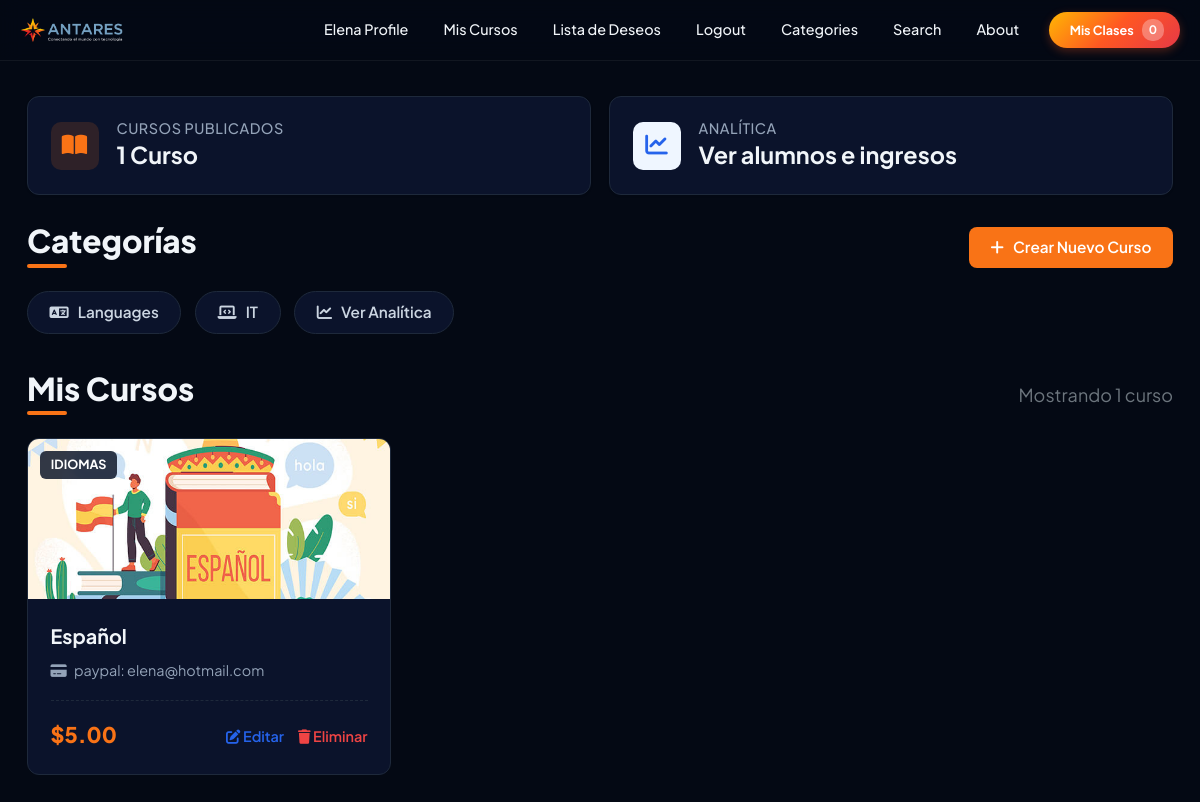
Screenshot of /my_products/ (signed in) with the database file from the repository.
### store/models.py (models this page shows, shortened)
class Product(models.Model):
    name = models.CharField(max_length=100)
    user = models.ForeignKey(User, on_delete=models.CASCADE)
    price = models.DecimalField(default=0, decimal_places=2, max_digits=6)
    category = models.ForeignKey(Category, on_delete=models.CASCADE, default=1)
    description = models.CharField(max_length=250, default='', blank=True, null=True)
    image = models.ImageField(upload_to='uploads/product')
    is_sale = models.BooleanField(default=False)
    sale_price = models.DecimalField(default=0, decimal_places=2, max_digits=6, null=True, blank=True)
    full_access_price = models.DecimalField(
        default=0, decimal_places=2, max_digits=6, null=True, blank=True,
        verbose_name="Precio de acceso a todas las clases de pago",
        help_text="Si lo dejas vacío, se usará el precio normal del curso"
    )
    pay_method = models.CharField(max_length=250, null=True)
    video = models.FileField(upload_to="video", null=True)
    created_day = models.DateTimeField(default=timezone.now)
    learning_points = models.TextField(
        blank=True, default='',
        verbose_name="Lo que aprenderás",
        help_text="Un punto por línea"
    )
    requirements = models.TextField(
        blank=True, default='',
        verbose_name="Requisitos previos",
        help_text="Un requisito por línea"
    )
    target_audience = models.TextField(
        blank=True, default='',
        verbose_name="Dirigido a",
        help_text="Un público por línea"
    )
    language = models.CharField(
        max_length=50, blank=True, default='Español',
        verbose_name="Idioma"
    )
    duration_minutes = models.PositiveIntegerField(
        default=0,
        verbose_name="Duración total (minutos)"
    )

class Category(models.Model):
    name = models.CharField(max_length=50)
    class Meta:
        verbose_name_plural = 'categories'

### store/views.py (the view, shortened to what this page needs)
# urls.py: path('my_products/', views.my_products, name='my_products'),
@login_required(login_url='login')
def my_products(request):
    queryset = Product.objects.filter(user=request.user).order_by('-created_day')
    delete = request.GET.get('delete', None)
    context = {
        "queryset": queryset,
    }
    return render(request, 'my_products.html', context)

### cart/cart.py (called while the page is built)
    def __len__(self):
        return len(self.cart)

### cart/context_processors.py (called while the page is built)
def cart(request):
    return {'cart': Cart(request)}

### store/templates/my_products.html (shortened to what this page needs)
{% extends 'base.html' %}
{% load static %}
{% block extra_css %}
<link href="{% static 'css/my_products.css' %}" rel="stylesheet">
{% endblock %}
{% block content %}
<div class="antares-dashboard">
    <div class="main-container">
        <div class="row g-3 mb-4">
            <div class="col-md-6">
                <div class="stats-card">
                    <div class="stats-icon"><i class="fa-solid fa-book-open"></i></div>
                    <div class="stats-info">
                        <h6>Cursos Publicados</h6>
                        <span>{{ queryset|length }} Curso{{ queryset|length|pluralize }}</span>
                    </div>
                </div>
            </div>
            <div class="col-md-6">
                <a href="{% url 'instructor_dashboard' %}" class="stats-card">
                    <div class="stats-icon" style="background:#eff6ff; color:var(--antares-blue);">
                        <i class="fa-solid fa-chart-line"></i>
                    </div>
                    <div class="stats-info">
                        <h6>Analítica</h6>
                        <span>Ver alumnos e ingresos</span>
                    </div>
                </a>
            </div>
        </div>
        <div class="d-flex justify-content-between align-items-center mb-3">
            <h4 class="section-title">Categorías</h4>
            <a href="{% url 'add_product' %}" class="btn-add-course">
                <i class="fa-solid fa-plus"></i> Crear Nuevo Curso
            </a>
        </div>
        <div class="category-pills">
            <a href="{% url 'category' 'Languages' %}" class="pill-btn"><i class="fa-solid fa-language"></i> Languages</a>
            <a href="{% url 'category' 'IT' %}" class="pill-btn"><i class="fa-solid fa-laptop-code"></i> IT</a>
            <a href="{% url 'instructor_dashboard' %}" class="pill-btn"><i class="fa-solid fa-chart-line"></i> Ver Analítica</a>
        </div>
        <div class="d-flex justify-content-between align-items-center mb-3 mt-4">
            <h4 class="section-title">Mis Cursos</h4>
            <span class="text-muted">Mostrando {{ queryset|length }} curso{{ queryset|length|pluralize }}</span>
        </div>
        <div class="courses-grid">
            {% for product in queryset|slice:"8" %}
            <div class="course-card">
                <div class="course-banner" style="background-image: url('{{ product.image.url }}');">
                    <span class="category-badge">{{ product.category.name }}</span>
                </div>
                <div class="course-body">
                    <a href="{% url 'product' product.id %}" class="course-title">{{ product.name }}</a>
                    <div class="course-meta">
                        <i class="fa-solid fa-credit-card"></i> {{ product.pay_method }}
                    </div>
                    <div class="course-footer">
                        <div class="course-price">${{ product.price }}</div>
                        <div class="action-links">
                            <a href="{% url 'update_product' product.id %}" class="btn-action-edit"><i class="fa-solid fa-pen-to-square"></i> Editar</a>
                            <a href="?delete={{ product.id }}" class="btn-action-delete"><i class="fa-solid fa-trash"></i> Eliminar</a>
                        </div>
                    </div>
                </div>
            </div>
            {% empty %}
            <div class="cs-empty">Todavía no has publicado ningún curso.</div>
            {% endfor %}
        </div>
    </div>
</div>
{% endblock content %}

### store/templates/navbar.html (shortened to what this page needs)
{% load static %}
<nav class="nav-principal" id="navbarPrincipal">
    <div  class="contenedor-nav">
        <a class="nav-logo" href="{% url 'index' %}"><img src="{% static 'assets/antares_logo_navbar.png' %}" alt="ANTARES"></a>
        <div class="nav-colapso" id="navbarSupportedContent">
            <ul class="lista-nav">
                {% if user.is_authenticated %}
                <li class="item-desplegable">
                    <a class="nav-link-custom perfil-usuario" tabindex="0">{{request.user.username}} profile</a>
                </li>
                <li><a class="nav-link-custom {% if request.resolver_match.url_name == 'my_courses' %}activo{% endif %}" href="{% url 'my_courses' %}">Mis Cursos</a></li>
                <li><a class="nav-link-custom {% if request.resolver_match.url_name == 'wishlist' %}activo{% endif %}" href="{% url 'wishlist' %}">Lista de Deseos</a></li>
                <li><a class="nav-link-custom" href="{% url 'logout' %}">Logout</a></li>
                {% else %}
                <li><a class="nav-link-custom {% if request.resolver_match.url_name == 'login' %}activo{% endif %}" href="{% url 'login' %}">Login</a></li>
                <li><a class="nav-link-custom {% if request.resolver_match.url_name == 'register' %}activo{% endif %}" href="{% url 'register' %}">Register</a></li>
                {% endif %}
                <li class="item-desplegable">
                    <a class="nav-link-custom {% if request.resolver_match.url_name == 'category' or request.resolver_match.url_name == 'category_summary' %}activo{% endif %}" tabindex="0">Categories</a>
                </li>
                <li><a class="nav-link-custom {% if request.resolver_match.url_name == 'search' %}activo{% endif %}" href="{% url 'search' %}">Search</a></li>
                <li><a class="nav-link-custom {% if request.resolver_match.url_name == 'about' %}activo{% endif %}" href="{% url 'about' %}">About</a></li>
            </ul>
            <form class="form-carrito">
                <a href="{% url 'cart_summary' %}" class="boton-carrito">
                    <i class="icono-carrito">&nbsp;&nbsp;Mis Clases</i>
                    <span class="contador-badge" id="cart_quantity">{{ cart|length }}</span>
                </a>
            </form>
        </div>
    </div>
</nav>

### static/css/variables.css (style rules this page uses)
:root { --rojo: #E63946; --rojo-hover: #C62839; --azul: #1e40af; --azul-claro: #3b82f6; --azul-dark: #1d3557; --amarillo: #FFB703; --naranja: #FF5722; --gris-oscuro: #1e293b; --gris: #64748b; --gris-claro: #f1f5f9; --blanco: #ffffff; --bg-dark-hero: #0d1322; --gradient-brand: linear-gradient(135deg, var(--amarillo) 0%, var(--naranja) 50%, var(--rojo) 100%); --radius: 12px; --shadow-sm: 0 2px 4px rgba(0,0,0,0.04); --shadow-md: 0 10px 25px -5px rgba(15,23,42,0.12); --shadow-lg: 0 15px 50px rgba(0,0,0,0.12); --page-bg: #040914; --surface-bg: #0B132B; --surface-bg-alt: #162244; --border-soft: #1E293B; --text-strong: #f1f5f9; --text-body: #cbd5e1; --text-muted-soft: #94a3b8; }
html { font-size: 18px; }
body { font-family: 'Plus Jakarta Sans', sans-serif; background-color: var(--page-bg); color: var(--text-body); }

### static/css/navbar.css (style rules this page uses)
.nav-principal { background-color: rgba(4, 9, 20, 0.85); backdrop-filter: blur(10px); -webkit-backdrop-filter: blur(10px); position: fixed; top: 0; left: 0; width: 100%; z-index: 1000; padding: 0; font-family: 'Plus Jakarta Sans', sans-serif; box-shadow: 0 1px 0 rgba(255,255,255,0.06); height: 60px; transition: box-shadow 0.3s ease, background-color 0.3s ease; }
.contenedor-nav { max-width: 1200px; margin: 0 auto; display: flex; justify-content: space-between; align-items: center; padding: 0 20px; height: 60px; }
.nav-logo { display: flex; align-items: center; gap: 8px; color: var(--text-strong); font-size: 1.5rem; font-weight: bold; text-decoration: none; letter-spacing: -1px; }
.nav-logo img { height: 26px; width: auto; object-fit: contain; }
.nav-colapso { display: flex; align-items: center; gap: 15px; }
.lista-nav { display: flex; list-style: none; margin: 0; padding: 0; gap: 5px; }
.nav-link-custom { position: relative; color: var(--text-strong); text-decoration: none; padding: 10px 15px; display: block; font-weight: 500; transition: color 0.3s, background-color 0.3s; cursor: pointer; border-radius: 4px; font-size: 0.8rem; }
.nav-link-custom::after { content: ""; position: absolute; left: 15px; right: 15px; bottom: 4px; height: 2px; border-radius: 2px; background: var(--gradient-brand); transform: scaleX(0); transform-origin: left; transition: transform 0.25s ease; }
.perfil-usuario { text-transform: capitalize; }
.item-desplegable { position: relative; }
.boton-carrito { background: var(--gradient-brand); border: none; color: #ffffff; padding: 7px 16px; border-radius: 50px; text-decoration: none; font-weight: bold; font-size: 0.7rem; display: flex; align-items: center; box-shadow: 0 3px 10px rgba(255, 87, 34, 0.3); transition: all 0.3s ease; }
.icono-carrito { font-style: normal; }
.contador-badge { background: rgba(255, 255, 255, 0.3); color: white; padding: 2px 7px; border-radius: 10px; margin-left: 8px; font-size: 0.65rem; }

### rows the page displays
Product: image (picture), category.name "IDIOMAS", name "Español", pay_method "paypal: elena@hotmail.com", price "5.00"

### other values shown
{{ request.user.username }} "Elena"
{{ cart|length }} "0"
{{ queryset|length }} "1"
